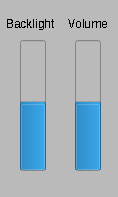
<?xml version="1.0" encoding="UTF-8"?>
<ui version="4.0">
 <class>Form</class>
 <widget class="QWidget" name="Form">
  <property name="geometry">
   <rect>
    <x>0</x>
    <y>0</y>
    <width>118</width>
    <height>197</height>
   </rect>
  </property>
  <property name="windowTitle">
   <string>Form</string>
  </property>
  <property name="styleSheet">
   <string notr="true">background-color: rgb(186, 186, 186);
</string>
  </property>
  <widget class="QProgressBar" name="volume_bar">
   <property name="geometry">
    <rect>
     <x>75</x>
     <y>40</y>
     <width>26</width>
     <height>131</height>
    </rect>
   </property>
   <property name="styleSheet">
    <string notr="true">color: rgb(115, 210, 22);</string>
   </property>
   <property name="value">
    <number>50</number>
   </property>
   <property name="alignment">
    <set>Qt::AlignCenter</set>
   </property>
   <property name="textVisible">
    <bool>false</bool>
   </property>
   <property name="orientation">
    <enum>Qt::Vertical</enum>
   </property>
   <property name="invertedAppearance">
    <bool>false</bool>
   </property>
   <property name="textDirection">
    <enum>QProgressBar::TopToBottom</enum>
   </property>
   <property name="format">
    <string notr="true">%p</string>
   </property>
  </widget>
  <widget class="QProgressBar" name="display_brightness_bar">
   <property name="geometry">
    <rect>
     <x>20</x>
     <y>40</y>
     <width>26</width>
     <height>131</height>
    </rect>
   </property>
   <property name="styleSheet">
    <string notr="true">color: rgb(115, 210, 22);</string>
   </property>
   <property name="value">
    <number>50</number>
   </property>
   <property name="alignment">
    <set>Qt::AlignCenter</set>
   </property>
   <property name="textVisible">
    <bool>false</bool>
   </property>
   <property name="orientation">
    <enum>Qt::Vertical</enum>
   </property>
   <property name="invertedAppearance">
    <bool>false</bool>
   </property>
   <property name="textDirection">
    <enum>QProgressBar::TopToBottom</enum>
   </property>
   <property name="format">
    <string notr="true">%p</string>
   </property>
  </widget>
  <widget class="QLabel" name="label">
   <property name="geometry">
    <rect>
     <x>65</x>
     <y>15</y>
     <width>46</width>
     <height>17</height>
    </rect>
   </property>
   <property name="font">
    <font>
     <pointsize>9</pointsize>
     <stylestrategy>NoAntialias</stylestrategy>
    </font>
   </property>
   <property name="styleSheet">
    <string notr="true"/>
   </property>
   <property name="text">
    <string>Volume</string>
   </property>
   <property name="alignment">
    <set>Qt::AlignCenter</set>
   </property>
  </widget>
  <widget class="QLabel" name="label_2">
   <property name="geometry">
    <rect>
     <x>5</x>
     <y>15</y>
     <width>51</width>
     <height>17</height>
    </rect>
   </property>
   <property name="font">
    <font>
     <pointsize>9</pointsize>
     <stylestrategy>NoAntialias</stylestrategy>
    </font>
   </property>
   <property name="styleSheet">
    <string notr="true"/>
   </property>
   <property name="text">
    <string>Backlight</string>
   </property>
   <property name="alignment">
    <set>Qt::AlignCenter</set>
   </property>
  </widget>
 </widget>
 <resources/>
 <connections/>
</ui>
